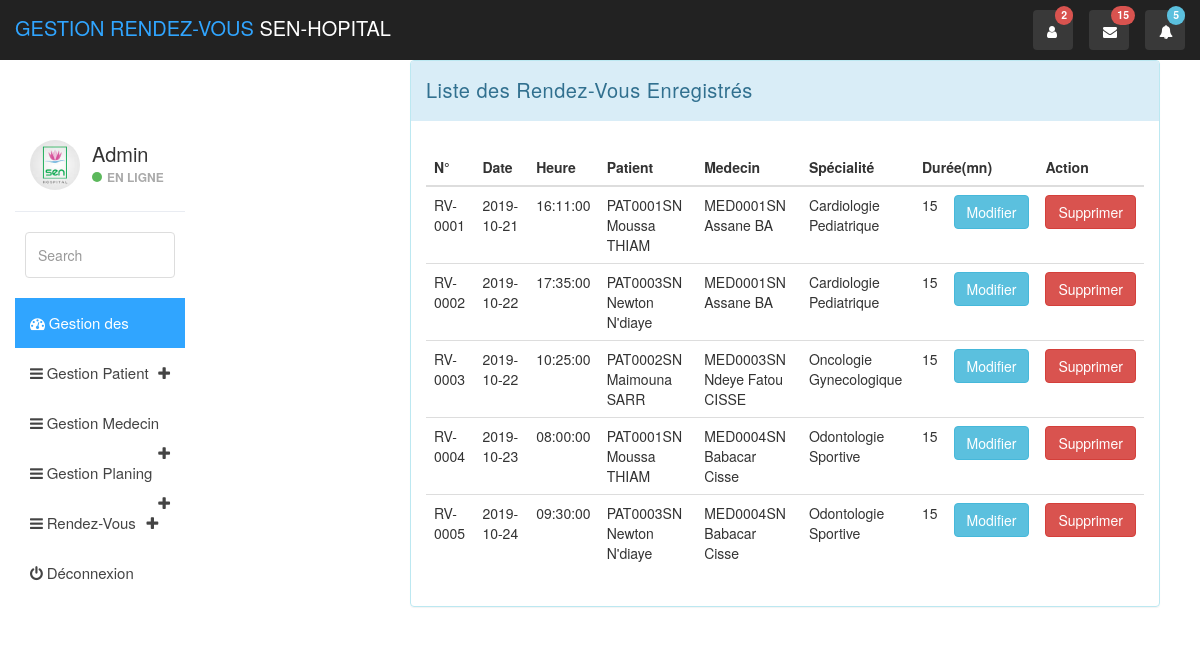
/view/ListeRV.php, run on the app's committed database.
### tables this page shows
CREATE TABLE `RV` (
  `idRV` int(11) NOT NULL,
  `numRV` varchar(7) NOT NULL,
  `idPatient` int(11) NOT NULL,
  `idPlan` int(11) NOT NULL,
  `dateRV` date NOT NULL,
  `heureRV` time NOT NULL,
  `duree` varchar(2) NOT NULL
);

CREATE TABLE `Patient` (
  `idPatient` int(11) NOT NULL,
  `codePatient` varchar(9) NOT NULL,
  `prenomPatient` varchar(30) NOT NULL,
  `nomPatient` varchar(50) NOT NULL,
  `datenais` date NOT NULL,
  `sexe` varchar(11) NOT NULL,
  `telPatient` varchar(9) NOT NULL
);

CREATE TABLE `Medecin` (
  `idMed` int(11) NOT NULL,
  `codeMed` varchar(9) NOT NULL,
  `prenomMed` varchar(50) NOT NULL,
  `nomMed` varchar(50) NOT NULL,
  `emailMed` varchar(50) NOT NULL,
  `telMed` varchar(30) NOT NULL,
  `sexeMed` varchar(11) NOT NULL,
  `idSpecial` int(11) NOT NULL
);

CREATE TABLE `Specialite` (
  `idSpecial` int(11) NOT NULL,
  `nomSpecial` varchar(50) NOT NULL,
  `idService` int(11) NOT NULL
);

### model/Config.php (called while the page is built, shortened)
<?php
 class DatabaseConfig{
    public static function params(){
        return array("localhost", "gestionRV","son excellence", 1993 );
    }
}

### model/Manager.php (called while the page is built, shortened)
<?php
require MODEL.'/Config.php';
class Manager {
    private $pdo;
    public function __construct()
    {
       $this->pdo=$this->getConnexion();
    }
public function getConnexion(){
    try {
        $host = DatabaseConfig::params()[0];
        $dbname = DatabaseConfig::params()[1];
        $user = DatabaseConfig::params()[2];
        $mdp = DatabaseConfig::params()[3];
        $dsn="mysql:host=$host;dbname=$dbname";
        $this->pdo= new PDO($dsn, $user, $mdp, array(PDO::ATTR_ERRMODE=>PDO::ERRMODE_EXCEPTION));
    } catch (PDOException $ex) {
        die('Erreur:'.$ex->getMessage());
    }
    return $this->pdo;
}
public function FindALL($sql) {
    $req = $this->pdo->prepare($sql);
    $req->execute();
    $tab=$req->fetchAll(PDO::FETCH_OBJ);
    return $tab;
  }
}

### Calendar/ManagerRV.php (called while the page is built, shortened)
<?php
require_once MODEL.'/Manager.php';
require_once MODEL.'/Config.php';
class ManagerRV extends Manager{
 public function ListeRV(){
    $req=self::FindAll("SELECT idRV, numRV, dateRV, heureRV, duree, codePatient,
    nomPatient, prenomPatient, datePlan, codeMed, prenomMed, nomMed, nomSpecial
    FROM RV, Patient, Planing, Medecin, Specialite
    WHERE RV.idPatient= Patient.idPatient AND RV.idPlan= Planing.idPlan AND
    Planing.idMed= Medecin.idMed AND Medecin.idSpecial= Specialite.idSpecial ");
    return $req;
}
}

### view/ListeRV.php (the view, shortened to what this page needs)
<?php
require_once 'head.php';
require_once CALENDAR.'/ManagerRV.php';
?>
<div class="container">
	<div class="row">
	<div class="col-lg-8 col-lg-offset-2">
	<fieldset class="panel panel-info form-horizontal">
		<div class="panel-heading">Liste des Rendez-Vous Enregistrés </div>
		 <div class="panel-body">
             <form action="" method="POST">
             <div class="card-body">
       <div class="table-responsive">
<table class="table table-hover">
    <thead>
    <tr>
        <th>N°</th>
        <th>Date</th>
        <th>Heure</th>
        <th>Patient</th>
        <th>Medecin</th>
        <th>Spécialité</th>
        <th colspan="2px">Durée(mn)</th>
        <th>Action</th>
    </tr>
    </thead>
    <?php $manager= new ManagerRV();
          $listeRV=$manager->ListeRV();
    foreach($listeRV as $liste) :?>
  <tr>
   <td><?=  $liste->numRV;?></td>
   <td><?=  $liste->dateRV; ?></td>
   <td><?=  $liste->heureRV; ?></td>
   <td><?=  $liste->codePatient."  ".$liste->prenomPatient."  ".$liste->nomPatient; ?></td>
   <td><?=  $liste->codeMed."  ".$liste->prenomMed."  ".$liste->nomMed; ?></td>
    <td><?= $liste->nomSpecial; ?></td>
    <td><?=  $liste->duree; ?></td>
    <td> <a href="ModifRV.php?editer=<?= $liste->idRV ?>" class="btn btn-info"  >Modifier</a>  </td>
    <td> <a href="../controller/deleteRV.php?supprimer=<?= $liste->idRV ?>"  class="btn btn-danger"  onclick="return confirm('Etes vous sur de vouloir Supprimer ce Rendez-Vous n°: <?= $liste->idRV ?> ?')" >Supprimer</a></td>
</tr>
<?php endforeach ?>
</table>
	   </div>
</div>
 </form></div>
</fieldset></div>
</div></div>
<?php require '../view/footer.php'; ?>

### css/styles.css (style rules this page uses)
body { background: #f1f4f7; padding-top: 60px; font-size: 14px; color: #444444; font-family: "Montserrat", "Helvetica Neue", Helvetica, Arial, sans-serif; }
a, a:hover, a:focus { color: #30a5ff; }
.btn-danger, .btn-danger:hover, .btn-danger:focus, .btn-danger:active, .btn-danger.active, .open>.dropdown-toggle.btn-danger, .btn-danger.disabled, .btn-danger[disabled], fieldset[disabled] .btn-danger, .btn-danger.disabled:hover, .btn-danger[disabled]:hover, fieldset[disabled] .btn-danger:hover, .btn-danger.disabled:focus, .btn-danger[disabled]:focus, fieldset[disabled] .btn-danger:focus, .btn-danger.disabled:active, .btn-danger[disabled]:active, fieldset[disabled] .btn-danger:active, .btn-danger.disabled.active, .btn-danger[disabled].active, fieldset[disabled] .btn-danger.active { background-color: #f9243f; border-color: #f9243f; }
.panel { border: 0; }
.panel-info>.panel-heading { background-color: #30a5ff; color: #fff; border: none; }
.panel-heading { font-size: 20px; font-weight: 300; letter-spacing: 0.025em; height: 60px; line-height: 38px; }
.table { background: #fff; }
.table>thead>tr>th { border-bottom: 1px solid #e6e7e8; vertical-align: middle; height: 50px; }

### data on the page
rv: numRV "RV-0001", dateRV "2019-10-21", heureRV "16:11:00", idPatient.codePatient "PAT0001SN", idPatient.prenomPatient "Moussa", idPatient.nomPatient "THIAM", medecin.codeMed "MED0001SN", medecin.prenomMed "Assane", medecin.nomMed "BA", specialite.nomSpecial "Cardiologie Pediatrique", duree "15"
rv: numRV "RV-0002", dateRV "2019-10-22", heureRV "17:35:00", idPatient.codePatient "PAT0003SN", idPatient.prenomPatient "Newton", idPatient.nomPatient "N'diaye", medecin.codeMed "MED0001SN", medecin.prenomMed "Assane", medecin.nomMed "BA", specialite.nomSpecial "Cardiologie Pediatrique", duree "15"
rv: numRV "RV-0003", dateRV "2019-10-22", heureRV "10:25:00", idPatient.codePatient "PAT0002SN", idPatient.prenomPatient "Maimouna", idPatient.nomPatient "SARR", medecin.codeMed "MED0003SN", medecin.prenomMed "Ndeye Fatou", medecin.nomMed "CISSE", specialite.nomSpecial "Oncologie Gynecologique", duree "15"
rv: numRV "RV-0004", dateRV "2019-10-23", heureRV "08:00:00", idPatient.codePatient "PAT0001SN", idPatient.prenomPatient "Moussa", idPatient.nomPatient "THIAM", medecin.codeMed "MED0004SN", medecin.prenomMed "Babacar", medecin.nomMed "Cisse", specialite.nomSpecial "Odontologie Sportive", duree "15"
rv: numRV "RV-0005", dateRV "2019-10-24", heureRV "09:30:00", idPatient.codePatient "PAT0003SN", idPatient.prenomPatient "Newton", idPatient.nomPatient "N'diaye", medecin.codeMed "MED0004SN", medecin.prenomMed "Babacar", medecin.nomMed "Cisse", specialite.nomSpecial "Odontologie Sportive", duree "15"
